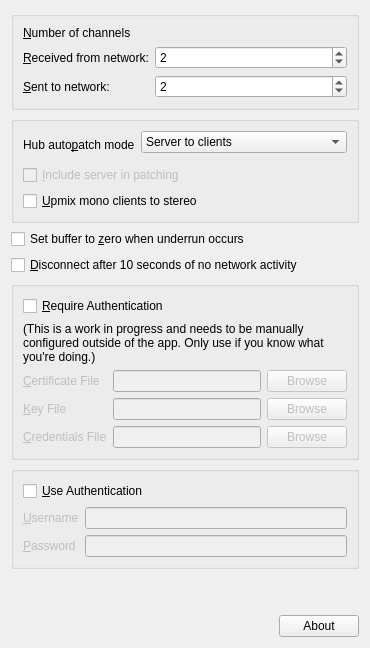
      <widget class="QWidget" name="basicTab">
       <property name="enabled">
        <bool>true</bool>
       </property>
       <attribute name="title">
        <string>Basic options</string>
       </attribute>
       <layout class="QGridLayout" name="gridLayout_3">
        <item row="3" column="0" colspan="2">
         <widget class="QGroupBox" name="autoPatchGroupBox">
          <property name="title">
           <string/>
          </property>
          <layout class="QGridLayout" name="gridLayout_10">
           <item row="0" column="0" rowspan="2" colspan="2">
            <widget class="QLabel" name="autoPatchLabel">
             <property name="sizePolicy">
              <sizepolicy hsizetype="Maximum" vsizetype="Preferred">
               <horstretch>0</horstretch>
               <verstretch>0</verstretch>
              </sizepolicy>
             </property>
             <property name="text">
              <string>Hub auto&amp;patch mode</string>
             </property>
             <property name="buddy">
              <cstring>autoPatchComboBox</cstring>
             </property>
            </widget>
           </item>
           <item row="0" column="2">
            <widget class="QComboBox" name="autoPatchComboBox">
             <property name="toolTip">
              <string>Select how you want audio to be routed by the hub server.</string>
             </property>
             <property name="currentIndex">
              <number>0</number>
             </property>
             <item>
              <property name="text">
               <string>Server to clients</string>
              </property>
             </item>
             <item>
              <property name="text">
               <string>Client loopback</string>
              </property>
             </item>
             <item>
              <property name="text">
               <string>Client fan out/in but no loopback</string>
              </property>
             </item>
             <item>
              <property name="text">
               <string>Full Mix</string>
              </property>
             </item>
             <item>
              <property name="text">
               <string>No auto patching</string>
              </property>
             </item>
            </widget>
           </item>
           <item row="3" column="0" colspan="3">
            <widget class="QCheckBox" name="upmixCheckBox">
             <property name="toolTip">
              <string>For clients that only send one channel of audio, relay their signal in stereo.</string>
             </property>
             <property name="text">
              <string>&amp;Upmix mono clients to stereo</string>
             </property>
            </widget>
           </item>
           <item row="2" column="0" colspan="3">
            <widget class="QCheckBox" name="patchServerCheckBox">
             <property name="enabled">
              <bool>false</bool>
             </property>
             <property name="toolTip">
              <string>Include the server in the audio patching. This allows an ensemble member to
play from this machine. (Available in client fan out/in and full mix modes.)</string>
             </property>
             <property name="text">
              <string>&amp;Include server in patching</string>
             </property>
            </widget>
           </item>
          </layout>
         </widget>
        </item>
        <item row="2" column="0" colspan="2">
         <widget class="QGroupBox" name="channelGroupBox">
          <layout class="QGridLayout" name="gridLayout_9">
           <item row="3" column="0">
            <widget class="QLabel" name="channelRecvLabel">
             <property name="sizePolicy">
              <sizepolicy hsizetype="Maximum" vsizetype="Preferred">
               <horstretch>0</horstretch>
               <verstretch>0</verstretch>
              </sizepolicy>
             </property>
             <property name="text">
              <string>&amp;Received from network:</string>
             </property>
             <property name="buddy">
              <cstring>channelRecvSpinBox</cstring>
             </property>
            </widget>
           </item>
           <item row="3" column="1">
            <widget class="QSpinBox" name="channelRecvSpinBox">
             <property name="sizePolicy">
              <sizepolicy hsizetype="Minimum" vsizetype="Fixed">
               <horstretch>0</horstretch>
               <verstretch>0</verstretch>
              </sizepolicy>
             </property>
             <property name="toolTip">
              <string>Number of audio channels toaccept from the network.</string>
             </property>
             <property name="minimum">
              <number>1</number>
             </property>
             <property name="value">
              <number>2</number>
             </property>
            </widget>
           </item>
           <item row="4" column="1">
            <widget class="QSpinBox" name="channelSendSpinBox">
             <property name="toolTip">
              <string>Number of audio channels to send to the network.</string>
             </property>
             <property name="minimum">
              <number>1</number>
             </property>
             <property name="value">
              <number>2</number>
             </property>
            </widget>
           </item>
           <item row="4" column="0">
            <widget class="QLabel" name="channelSendLabel">
             <property name="text">
              <string>&amp;Sent to network:</string>
             </property>
             <property name="buddy">
              <cstring>channelSendSpinBox</cstring>
             </property>
            </widget>
           </item>
           <item row="2" column="0" colspan="2">
            <widget class="QLabel" name="channelLabel">
             <property name="sizePolicy">
              <sizepolicy hsizetype="Maximum" vsizetype="Preferred">
               <horstretch>0</horstretch>
               <verstretch>0</verstretch>
              </sizepolicy>
             </property>
             <property name="text">
              <string>&amp;Number of channels</string>
             </property>
             <property name="buddy">
              <cstring>channelRecvSpinBox</cstring>
             </property>
            </widget>
           </item>
          </layout>
         </widget>
        </item>
        <item row="6" column="0" colspan="2">
         <widget class="QCheckBox" name="timeoutCheckBox">
          <property name="toolTip">
           <string>Stop JackTrip if no network traffic has been received for 10 seconds.</string>
          </property>
          <property name="text">
           <string>&amp;Disconnect after 10 seconds of no network activity</string>
          </property>
         </widget>
        </item>
        <item row="8" column="0" colspan="2">
         <widget class="QGroupBox" name="authGroupBox">
          <property name="enabled">
           <bool>true</bool>
          </property>
          <property name="title">
           <string/>
          </property>
          <layout class="QGridLayout" name="gridLayout_6">
           <item row="0" column="0" colspan="2">
            <widget class="QCheckBox" name="authCheckBox">
             <property name="toolTip">
              <string>Supply a username and password to connect to the server.</string>
             </property>
             <property name="text">
              <string>&amp;Use Authentication</string>
             </property>
            </widget>
           </item>
           <item row="3" column="1">
            <widget class="QLineEdit" name="passwordEdit">
             <property name="enabled">
              <bool>false</bool>
             </property>
             <property name="toolTip">
              <string>Enter your password. (This will not be shown or saved.)</string>
             </property>
             <property name="echoMode">
              <enum>QLineEdit::Password</enum>
             </property>
             <property name="cursorPosition">
              <number>0</number>
             </property>
            </widget>
           </item>
           <item row="2" column="1">
            <widget class="QLineEdit" name="usernameEdit">
             <property name="enabled">
              <bool>false</bool>
             </property>
             <property name="toolTip">
              <string>Enter your username for the server.</string>
             </property>
            </widget>
           </item>
           <item row="3" column="0">
            <widget class="QLabel" name="passwordLabel">
             <property name="enabled">
              <bool>false</bool>
             </property>
             <property name="text">
              <string>&amp;Password</string>
             </property>
             <property name="buddy">
              <cstring>passwordEdit</cstring>
             </property>
            </widget>
           </item>
           <item row="2" column="0">
            <widget class="QLabel" name="usernameLabel">
             <property name="enabled">
              <bool>false</bool>
             </property>
             <property name="text">
              <string>&amp;Username</string>
             </property>
             <property name="buddy">
              <cstring>usernameEdit</cstring>
             </property>
            </widget>
           </item>
          </layout>
         </widget>
        </item>
        <item row="9" column="0">
         <spacer name="basicVerticalSpacer">
          <property name="orientation">
           <enum>Qt::Vertical</enum>
          </property>
          <property name="sizeType">
           <enum>QSizePolicy::Expanding</enum>
          </property>
          <property name="sizeHint" stdset="0">
           <size>
            <width>20</width>
            <height>40</height>
           </size>
          </property>
         </spacer>
        </item>
        <item row="7" column="0" colspan="2">
         <widget class="QGroupBox" name="requireAuthGroupBox">
          <property name="title">
           <string/>
          </property>
          <layout class="QGridLayout" name="gridLayout_7">
           <item row="3" column="2">
            <widget class="QPushButton" name="keyBrowse">
             <property name="enabled">
              <bool>false</bool>
             </property>
             <property name="text">
              <string>Browse</string>
             </property>
            </widget>
           </item>
           <item row="1" column="0" colspan="3">
            <widget class="QLabel" name="authDisclaimerLabel">
             <property name="text">
              <string>(This is a work in progress and needs to be manually configured outside of the app. Only use if you know what you're doing.)</string>
             </property>
             <property name="wordWrap">
              <bool>true</bool>
             </property>
            </widget>
           </item>
           <item row="2" column="0">
            <widget class="QLabel" name="certLabel">
             <property name="enabled">
              <bool>false</bool>
             </property>
             <property name="text">
              <string>&amp;Certificate File</string>
             </property>
             <property name="buddy">
              <cstring>certEdit</cstring>
             </property>
            </widget>
           </item>
           <item row="3" column="0">
            <widget class="QLabel" name="keyLabel">
             <property name="enabled">
              <bool>false</bool>
             </property>
             <property name="text">
              <string>&amp;Key File</string>
             </property>
             <property name="buddy">
              <cstring>keyEdit</cstring>
             </property>
            </widget>
           </item>
           <item row="3" column="1">
            <widget class="QLineEdit" name="keyEdit">
             <property name="enabled">
              <bool>false</bool>
             </property>
             <property name="toolTip">
              <string>Choose the private key that the server should use for the SSL connection.</string>
             </property>
            </widget>
           </item>
           <item row="2" column="1">
            <widget class="QLineEdit" name="certEdit">
             <property name="enabled">
              <bool>false</bool>
             </property>
             <property name="toolTip">
              <string>Choose the certificate file that the server should use to establish an initial SSL connection.</string>
             </property>
            </widget>
           </item>
           <item row="2" column="2">
            <widget class="QPushButton" name="certBrowse">
             <property name="enabled">
              <bool>false</bool>
             </property>
             <property name="text">
              <string>Browse</string>
             </property>
            </widget>
           </item>
           <item row="0" column="0" colspan="2">
            <widget class="QCheckBox" name="requireAuthCheckBox">
             <property name="toolTip">
              <string>Require clients to connect with a username and password.</string>
             </property>
             <property name="text">
              <string>&amp;Require Authentication</string>
             </property>
            </widget>
           </item>
           <item row="4" column="0">
            <widget class="QLabel" name="credsLabel">
             <property name="enabled">
              <bool>false</bool>
             </property>
             <property name="text">
              <string>&amp;Credentials File</string>
             </property>
             <property name="buddy">
              <cstring>credsEdit</cstring>
             </property>
            </widget>
           </item>
           <item row="4" column="1">
            <widget class="QLineEdit" name="credsEdit">
             <property name="enabled">
              <bool>false</bool>
             </property>
             <property name="toolTip">
              <string>Choose the file containing the list of usernames and passwords.</string>
             </property>
            </widget>
           </item>
           <item row="4" column="2">
            <widget class="QPushButton" name="credsBrowse">
             <property name="enabled">
              <bool>false</bool>
             </property>
             <property name="text">
              <string>Browse</string>
             </property>
            </widget>
           </item>
          </layout>
         </widget>
        </item>
        <item row="11" column="0" colspan="2">
         <layout class="QHBoxLayout" name="aboutLayout">
          <item>
           <spacer name="aboutSpacer">
            <property name="orientation">
             <enum>Qt::Horizontal</enum>
            </property>
            <property name="sizeHint" stdset="0">
             <size>
              <width>40</width>
              <height>20</height>
             </size>
            </property>
           </spacer>
          </item>
          <item>
           <widget class="QPushButton" name="aboutButton">
            <property name="text">
             <string>About</string>
            </property>
           </widget>
          </item>
         </layout>
        </item>
        <item row="5" column="0" colspan="2">
         <widget class="QCheckBox" name="zeroCheckBox">
          <property name="toolTip">
           <string>Silence the audio when there's a buffer underrun.</string>
          </property>
          <property name="text">
           <string>Set buffer to &amp;zero when underrun occurs</string>
          </property>
         </widget>
        </item>
       </layout>
      </widget>
